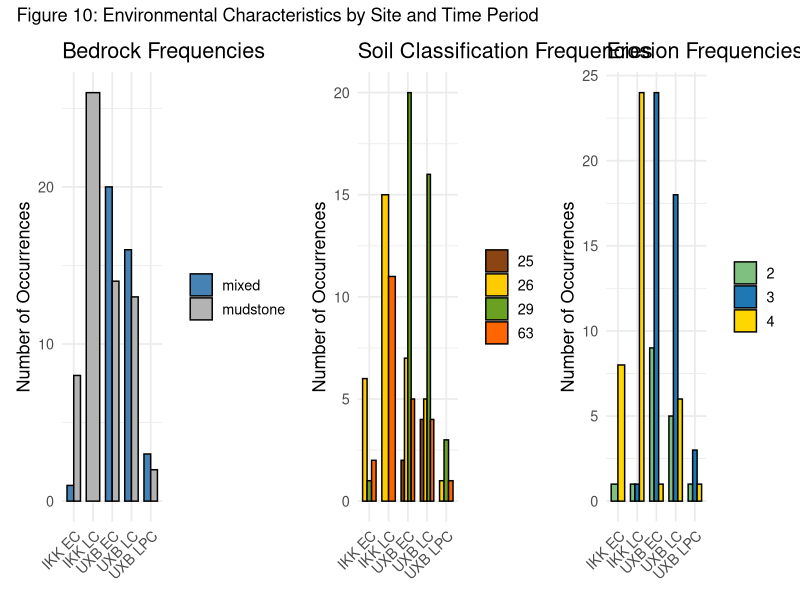

Write R code to recreate this figure.
# DESCRIPTIVE

# Load required libraries
library(readxl)       # For reading Excel files
library(dplyr)        # For data manipulation (filtering, mutating, etc.)
library(ggplot2)      # For creating visualizations
library(patchwork)    # For combining multiple ggplot plots into a single layout

# === 1. Load Uxbenká and Ix Kuku’il data ===
uxb <- read_excel("MOESM13.xlsx") %>%         # Load Uxbenká data from Excel file
  mutate(site = "UXB")                         # Add a new column 'site' to identify this as Uxbenká

ikk <- read_excel("MOESM14.xlsx") %>%         # Load Ix Kuku’il data from Excel file
  mutate(site = "IKK")                         # Add a new column 'site' to identify this as Ix Kuku’il

# Combine the two datasets and create grouping labels
data <- bind_rows(uxb, ikk) %>%                # Merge the two datasets into one
  mutate(
    fnd = toupper(fnd),                        # Standardize time period column to uppercase
    site_fnd = paste(site, fnd)                # Create a combined label of site and time (e.g., IKK EC)
  )

# Recode bedrock codes into labeled, ordered factor with 'mudstone' first
bedrock_lut <- c("1" = "mudstone", "2" = "mixed")  # Define lookup table for bedrock codes

data <- data %>%
  mutate(
    bedrock_label = factor(bedrock_lut[as.character(bedrock2)],   # Apply lookup table to create readable labels
                           levels = c("mixed", "mudstone")),      # Set display order of factor levels
    erosion = as.factor(erosion),                                 # Convert erosion values to categorical
    soil_s = as.factor(soil_s)                                    # Convert soil classification codes to categorical
  )

# === 2. Panel A: Bedrock Frequencies ===
p1 <- data %>%
  filter(!is.na(bedrock_label)) %>%             # Exclude missing bedrock values
  count(site_fnd, bedrock_label) %>%            # Count frequency of each bedrock type by site and time
  ggplot(aes(x = site_fnd, y = n, fill = bedrock_label)) +  # Start plot: x = site/time, y = count, fill = bedrock type
  geom_col(position = "dodge", width = 0.7, color = "black") +  # Create side-by-side bar chart with outlined bars
  scale_fill_manual(values = c("mudstone" = "grey70", "mixed" = "steelblue")) +  # Custom colors for bedrock types
  labs(title = "Bedrock Frequencies", x = NULL, y = "Number of Occurrences", fill = NULL) +  # Add labels and remove x/fill titles
  theme_minimal(base_size = 13) +               # Use minimal theme with base font size 13
  theme(axis.text.x = element_text(angle = 45, hjust = 1))  # Tilt x-axis labels for readability

# === 3. Panel B: Soil Classification Frequencies ===
p2 <- data %>%
  filter(!is.na(soil_s)) %>%                    # Exclude missing soil classification values
  count(site_fnd, soil_s) %>%                   # Count frequency of each soil type by site and time
  ggplot(aes(x = site_fnd, y = n, fill = soil_s)) +  # Plot frequency by site/time and soil class
  geom_col(position = "dodge", width = 0.7, color = "black") +  # Create outlined side-by-side bars
  scale_fill_manual(values = c("25" = "#8B4513",    # Brown for soil class 25
                               "26" = "#FFCC00",    # Yellow for 26
                               "29" = "#6AA121",    # Green for 29
                               "63" = "#FF6600")) + # Orange for 63
  labs(title = "Soil Classification Frequencies", x = NULL, y = "Number of Occurrences", fill = NULL) +  # Add plot labels
  theme_minimal(base_size = 13) +               # Apply minimal theme
  theme(axis.text.x = element_text(angle = 45, hjust = 1))  # Rotate x-axis text for visibility

# === 4. Panel C: Erosion Frequencies ===
p3 <- data %>%
  filter(!is.na(erosion)) %>%                   # Exclude missing erosion values
  count(site_fnd, erosion) %>%                  # Count number of observations per erosion level by site/time
  ggplot(aes(x = site_fnd, y = n, fill = erosion)) +  # Begin plot with erosion as fill
  geom_col(position = "dodge", width = 0.7, color = "black") +  # Bar plot with black outlines
  scale_fill_manual(values = c("2" = "#7FBF7F",    # Light green for erosion level 2
                               "3" = "#1F78B4",    # Blue for level 3
                               "4" = "#FFD700")) + # Gold for level 4
  labs(title = "Erosion Frequencies", x = NULL, y = "Number of Occurrences", fill = NULL) +  # Set title and axis labels
  theme_minimal(base_size = 13) +               # Use minimal styling
  theme(axis.text.x = element_text(angle = 45, hjust = 1))  # Angled x-axis labels for clarity

# === 5. Combine all panels ===
final_plot <- (p1 | p2 | p3) +                  # Combine plots side-by-side using patchwork syntax
  plot_annotation(title = "Figure 10: Environmental Characteristics by Site and Time Period")  # Add shared title

# === 6. Show plot ===
final_plot                                       # Display the combined figure
